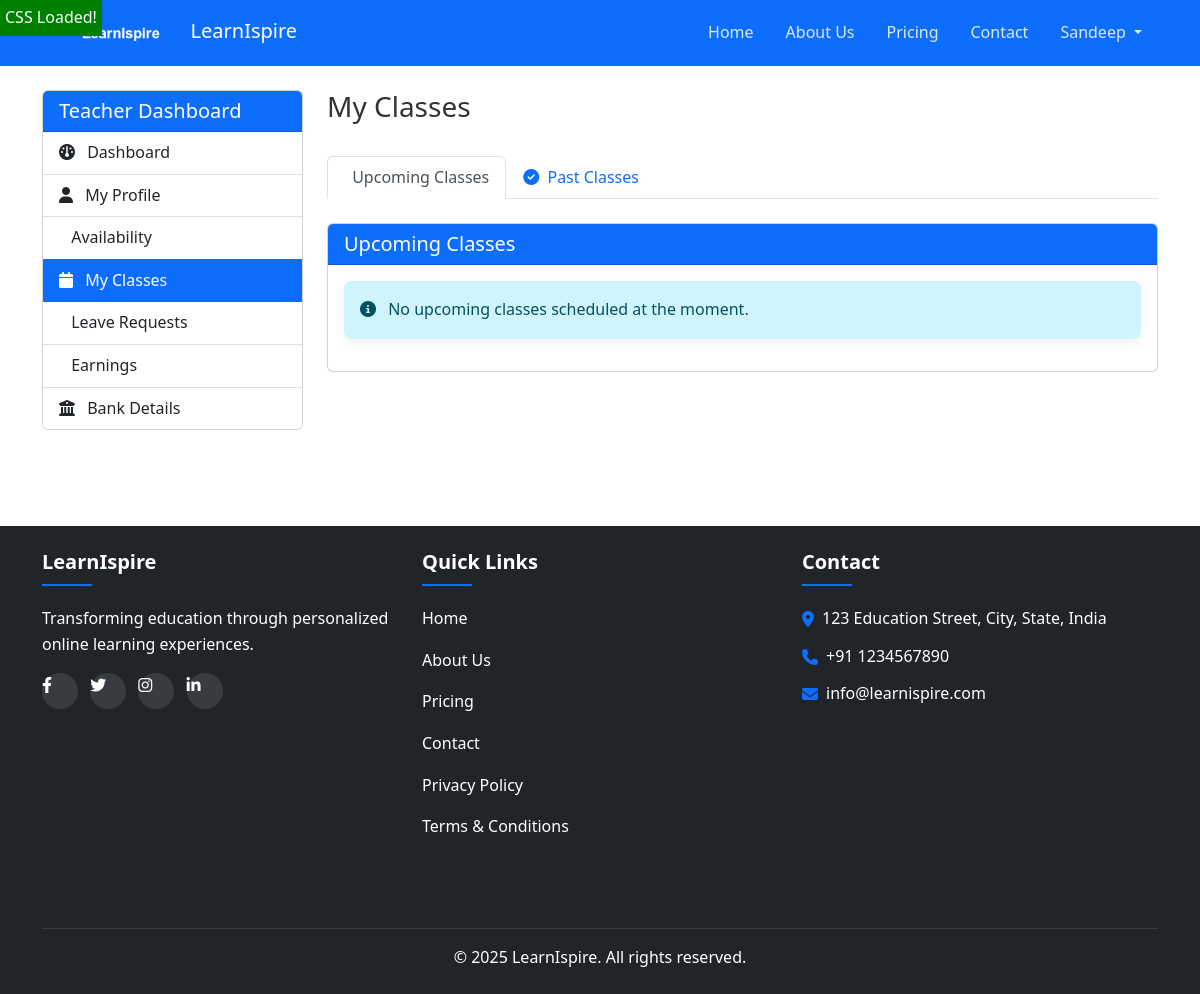
The app's page /teacher/classes/ (signed in), older data.
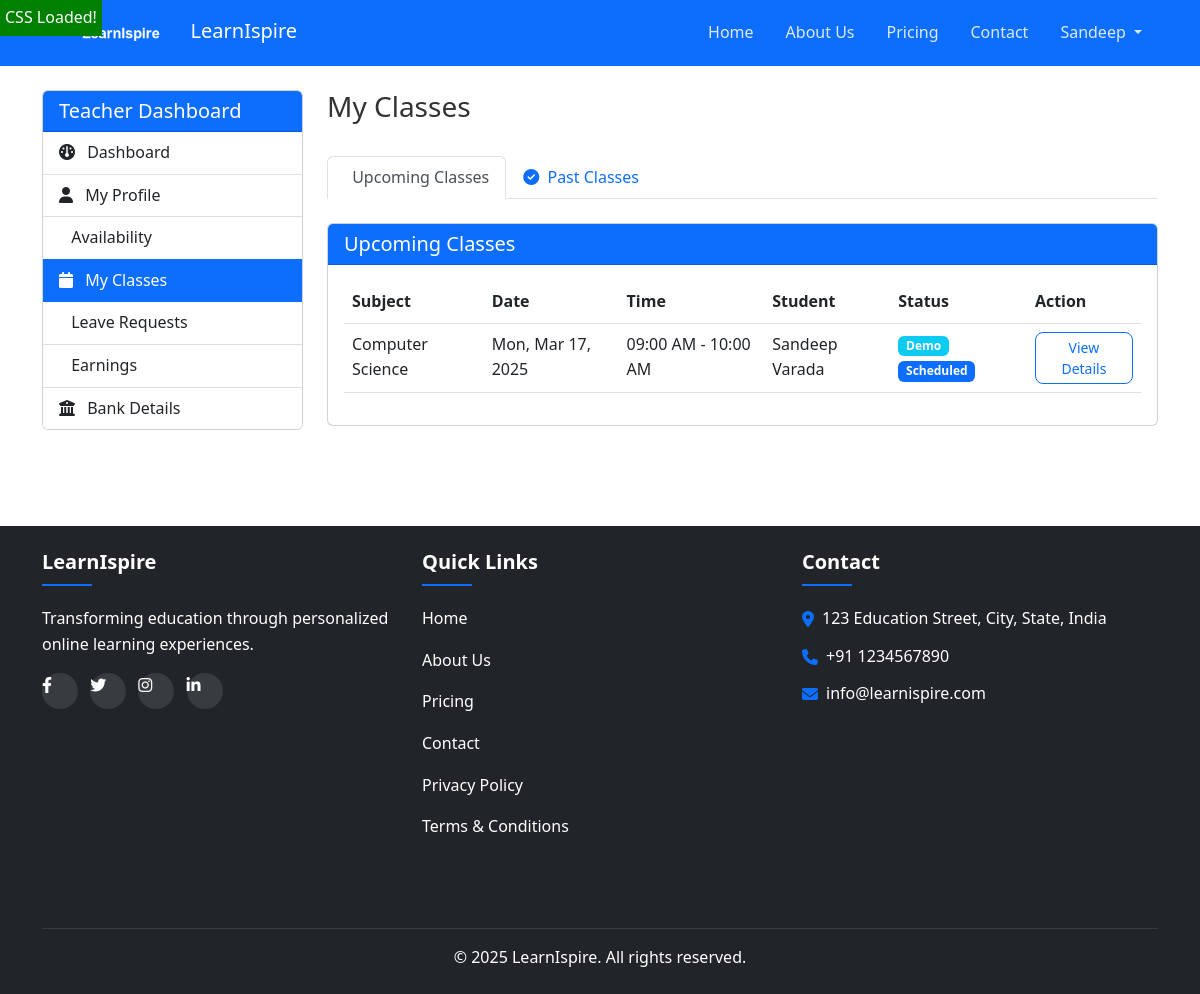
The same page, newer data.
### scheduling/models.py (models this page shows, shortened)
class Class(models.Model):
    CLASS_STATUS = (
        ("SCHEDULED", "Scheduled"),
        ("IN_PROGRESS", "In Progress"),
        ("COMPLETED", "Completed"),
        ("CANCELLED", "Cancelled"),
        ("MISSED", "Missed"),
    )
    student = models.ForeignKey(
        "accounts.CustomUser", on_delete=models.CASCADE, related_name="student_classes"
    )
    teacher = models.ForeignKey(
        "accounts.CustomUser", on_delete=models.CASCADE, related_name="teacher_classes"
    )
    subject = models.ForeignKey(
        "common.Subject", on_delete=models.CASCADE, related_name="classes"
    )
    start_time = models.DateTimeField()
    end_time = models.DateTimeField()
    status = models.CharField(max_length=20, choices=CLASS_STATUS, default="SCHEDULED")
    is_demo = models.BooleanField(default=False)
    meeting_link = models.URLField(blank=True)
    meeting_id = models.CharField(max_length=100, blank=True)
    notes = models.TextField(blank=True)
    created_at = models.DateTimeField(auto_now_add=True)
    updated_at = models.DateTimeField(auto_now=True)
    class Meta:
        verbose_name_plural = "Classes"
        ordering = ["start_time"]
    def can_join(self):
        now = timezone.now()
        join_window_start = self.start_time - timezone.timedelta(minutes=15)
        return join_window_start <= now <= self.end_time

### common/models.py (models this page shows, shortened)
class Subject(models.Model):
    name = models.CharField(max_length=100)
    description = models.TextField(blank=True)
    icon = models.ImageField(upload_to="subject_icons/", null=True, blank=True)
    is_active = models.BooleanField(default=True)
    class Meta:
        ordering = ["name"]

### accounts/models.py (models this page shows, shortened)
class CustomUser(AbstractUser):
    USER_ROLES = (
        ("student", "Student"),
        ("teacher", "Teacher"),
        ("admin", "Admin"),
    )
    email = models.EmailField(_("email address"), unique=True)
    phone_number = models.CharField(max_length=15, unique=False)
    is_phone_verified = models.BooleanField(default=False)
    role = models.CharField(max_length=10, choices=USER_ROLES, default="student")
    USERNAME_FIELD = "email"
    REQUIRED_FIELDS = ["username", "phone_number"]
    @property
    def is_teacher(self):
        return self.role == "teacher"

### teacher_dashboard/views.py (the view)
# urls.py: path("classes/", views.ClassesListView.as_view(), name="classes"),
class ClassesListView(TeacherAccessMixin, View):
    template_name = "teacher_dashboard/classes.html"
    def get(self, request):
        upcoming_classes = Class.objects.filter(
            teacher=request.user,
            start_time__gte=timezone.now(),
            status__in=["SCHEDULED", "IN_PROGRESS"],
        ).order_by("start_time")
        past_classes = Class.objects.filter(
            teacher=request.user, end_time__lt=timezone.now()
        ).order_by("-start_time")
        context = {
            "upcoming_classes": upcoming_classes,
            "past_classes": past_classes,
        }
        return render(request, self.template_name, context)

### teacher_dashboard/views.py (called while the page is built)
    def dispatch(self, request, *args, **kwargs):
        if not request.user.is_teacher:
            messages.error(request, "Access denied. Teacher account required.")
            return redirect("landing:home")
        return super().dispatch(request, *args, **kwargs)

### templates/teacher_dashboard/classes.html (shortened to what the changed rows need)
{% extends 'base.html' %}
{% load static %}
{% block content %}
<div class="container py-4">
    <div class="row">
        <div class="col-md-9">
            <div class="tab-content" id="classesTabContent">
                <div class="tab-pane fade show active" id="upcoming-pane" role="tabpanel" aria-labelledby="upcoming-tab">
                    <div class="card mb-4">
                        <div class="card-body">
                            {% if upcoming_classes %}
                                <div class="table-responsive">
                                    <table class="table table-hover">
                                        <thead>
                                            <tr>
                                                <th>Subject</th>
                                                <th>Date</th>
                                                <th>Time</th>
                                                <th>Student</th>
                                                <th>Status</th>
                                                <th>Action</th>
                                            </tr>
                                        </thead>
                                        <tbody>
                                            {% for class in upcoming_classes %}
                                                <tr>
                                                    <td>{{ class.subject.name }}</td>
                                                    <td>{{ class.start_time|date:"D, M d, Y" }}</td>
                                                    <td>{{ class.start_time|time:"h:i A" }} - {{ class.end_time|time:"h:i A" }}</td>
                                                    <td>{{ class.student.get_full_name }}</td>
                                                    <td>
                                                        {% if class.is_demo %}
                                                            <span class="badge bg-info">Demo</span>
                                                        {% endif %}
                                                        <span class="badge bg-{% if class.status == 'SCHEDULED' %}primary{% elif class.status == 'IN_PROGRESS' %}warning{% else %}secondary{% endif %}">
                                                            {{ class.get_status_display }}
                                                        </span>
                                                    </td>
                                                    <td>
                                                        {% if class.can_join %}
                                                            <a href="{% url 'teacher_dashboard:join_class' class.id %}" class="btn btn-success btn-sm">Join Class</a>
                                                        {% else %}
                                                            <a href="{% url 'teacher_dashboard:class_detail' class.id %}" class="btn btn-outline-primary btn-sm">View Details</a>
                                                        {% endif %}
                                                    </td>
                                                </tr>
                                            {% endfor %}
                                        </tbody>
                                    </table>
                                </div>
                            {% else %}
                                <div class="alert alert-info">
                                    <i class="fa fa-info-circle me-2"></i> No upcoming classes scheduled at the moment.
                                </div>
                            {% endif %}
                        </div>
                    </div>
                </div>
            </div>
        </div>
    </div>
</div>
{% endblock %}

Row changes from the older to the newer data that the page shows:
added Class: subject.name "Computer Science", start_time "Mon, Mar 17, 2025", start_time "09:00 AM", end_time "10:00 AM", student.get_full_name "Sandeep Varada", is_demo "Demo", status "Scheduled", shows "View Details"
Text that changed along with them:
text no longer shown: "No upcoming classes scheduled at the moment."
text now shown: "Subject Date Time Student Status Action"
